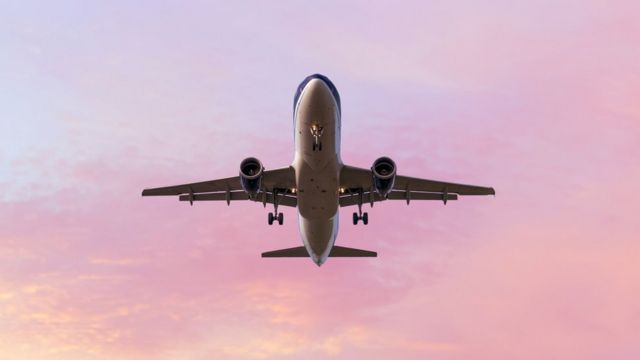
#> input picture imagens/AVIAO_01.jpg, 640 x 360 px
$ python contorno.py
#> lines starting #> are read from the running program, lines starting #| are printed output that depends on the picture; after the words box and inside, x2 and y2 are one past the last pixel; in counts of white or black regions, pixels touching at a corner belong together
#pip install opencv-python

import math

import numpy as np
import cv2
import matplotlib.pyplot as plt

#Importa e converta para RGB
img = cv2.imread('./imagens/AVIAO_01.jpg')
#> img is the input picture: shape (360, 640, 3); mean B, G, R 193.2, 177.8, 212.5
img = cv2.cvtColor(img, cv2.COLOR_BGR2RGB)


#Convertendo para preto e branco (RGB -> Gray Scale -> BW)
img_gray = cv2.cvtColor(img, cv2.COLOR_RGB2GRAY)
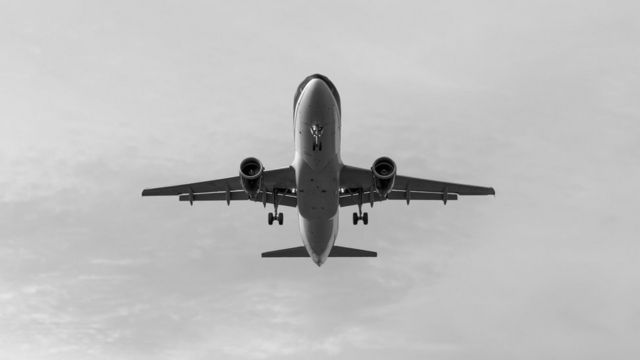
#> img_gray: shape (360, 640); min 0, max 251, mean 190
a = img_gray.max()
#> a = 251
_, thresh = cv2.threshold(img_gray, a/2*1.7, a,cv2.THRESH_BINARY_INV)
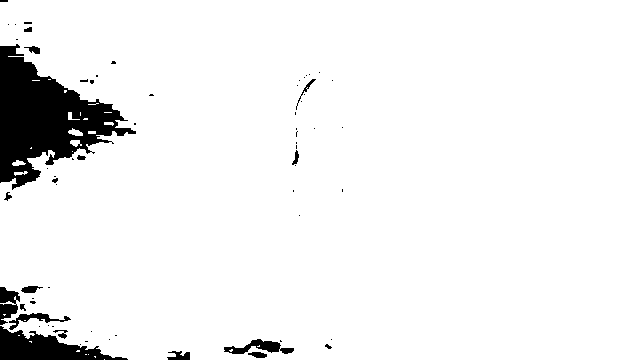
#> thresh: shape (360, 640); values 0 (black) and 251 (white), 94.2% white; 66 black regions (48 under 20 px), largest, box (x1, y1, x2, y2) and area: (0, 44, 136, 190) 9065, (0, 326, 128, 360) 2202, (224, 339, 294, 354) 475


tamanhoKernel = 5
kernel = np.ones((tamanhoKernel,tamanhoKernel), np.uint8)
thresh_open = cv2.morphologyEx(thresh, cv2.MORPH_OPEN, kernel)
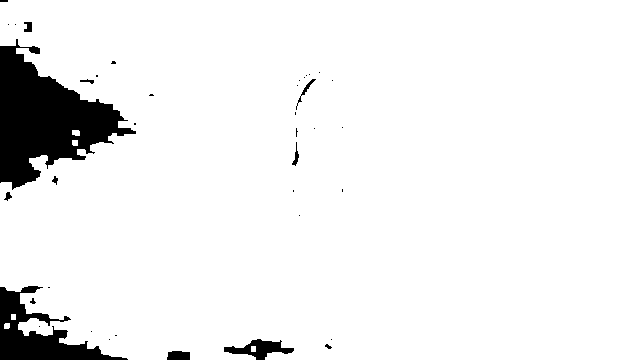
#> thresh_open: shape (360, 640); values 0 (black) and 251 (white), 93.7% white; 39 black regions (27 under 20 px), largest, box (x1, y1, x2, y2) and area: (0, 39, 136, 190) 9728, (0, 286, 128, 360) 3562, (224, 339, 294, 360) 668

#Filtro de ruído (bluring)
img_blur = cv2.blur(img_gray, ksize=(tamanhoKernel,tamanhoKernel))

# Detecção borda com Canny (sem blurry)
edges_gray = cv2.Canny(image=img_gray, threshold1=a/2, threshold2=a/2)
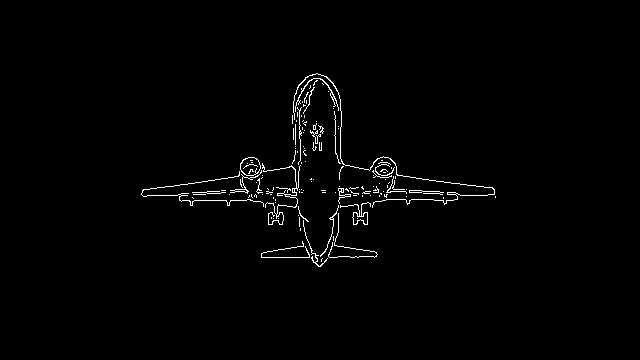
#> edges_gray: shape (360, 640); 1.3% white in thin lines or dots, all inside (x1, y1, x2, y2) = (141, 73, 496, 267)
# Detecção borda com Canny (com blurry)
edges_blur = cv2.Canny(image=img_blur, threshold1=a/2, threshold2=a/2)
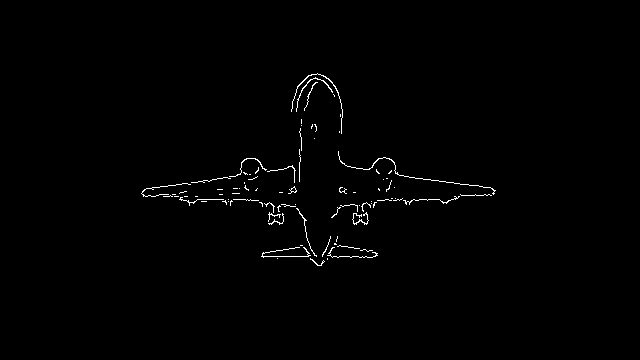
#> edges_blur: shape (360, 640); 0.8% white in thin lines or dots, all inside (x1, y1, x2, y2) = (141, 73, 496, 266)


# contorno
contours, hierarchy = cv2.findContours(
                                   image = thresh,
                                   mode = cv2.RETR_TREE,
                                   method = cv2.CHAIN_APPROX_SIMPLE)
#> contours = 97 contours, 71 with area under 20; largest, box (x1, y1, x2, y2) and area: (0, 0, 640, 360) 216846, (223, 338, 282, 355) 484, (8, 312, 72, 331) 386, (20, 285, 44, 294) 124, (247, 351, 268, 359) 102
contours = sorted(contours, key = cv2.contourArea, reverse = True)
img_copy = img.copy()
final = cv2.drawContours(img_copy, contours, contourIdx = -1,
                         color = (255, 0, 0), thickness = 2)
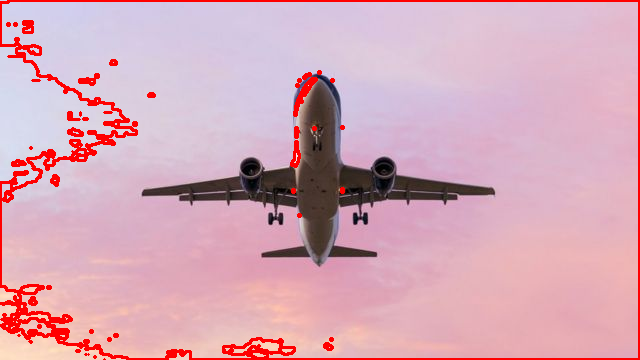
#> final: shape (360, 640, 3); mean R, G, B 213.9, 168.6, 183.6


# Configurando o tamanho da figura
plt.figure(figsize=(12, 12))  # Ajuste os valores conforme necessário

# Visualização das imagens
imagens = [img, img_blur, img_gray, edges_gray, edges_blur, thresh, thresh_open, final]
formatoX = math.ceil(len(imagens)**.5)
#> formatoX = 3
if (formatoX**2 - len(imagens)) > formatoX:
    formatoY = formatoX - 1
else:
    formatoY = formatoX
#> formatoY = 3

for i in range(len(imagens)):
    plt.subplot(formatoY, formatoX, i + 1)
    plt.imshow(imagens[i], 'gray')
    plt.xticks([]), plt.yticks([])
#> this loop made 8 passes

# Mostrar a última imagem em tamanho maior
plt.figure(figsize=(10, 10))  # Tamanho maior apenas para a última imagem
plt.imshow(final, 'gray')
plt.title('Imagem com Contornos')
plt.axis('off')  # Remove os eixos
plt.show()


#plot imagens
imagens = [img,img_blur,img_gray,edges_gray,edges_blur,thresh,thresh_open,final]
formatoX = math.ceil(len(imagens)**.5)
if (formatoX**2-len(imagens))>formatoX:
    formatoY = formatoX-1
else:
    formatoY = formatoX
for i in range(len(imagens)):
    plt.subplot(formatoY, formatoX, i + 1)
    plt.imshow(imagens[i],'gray')
    plt.xticks([]),plt.yticks([])
plt.show()
